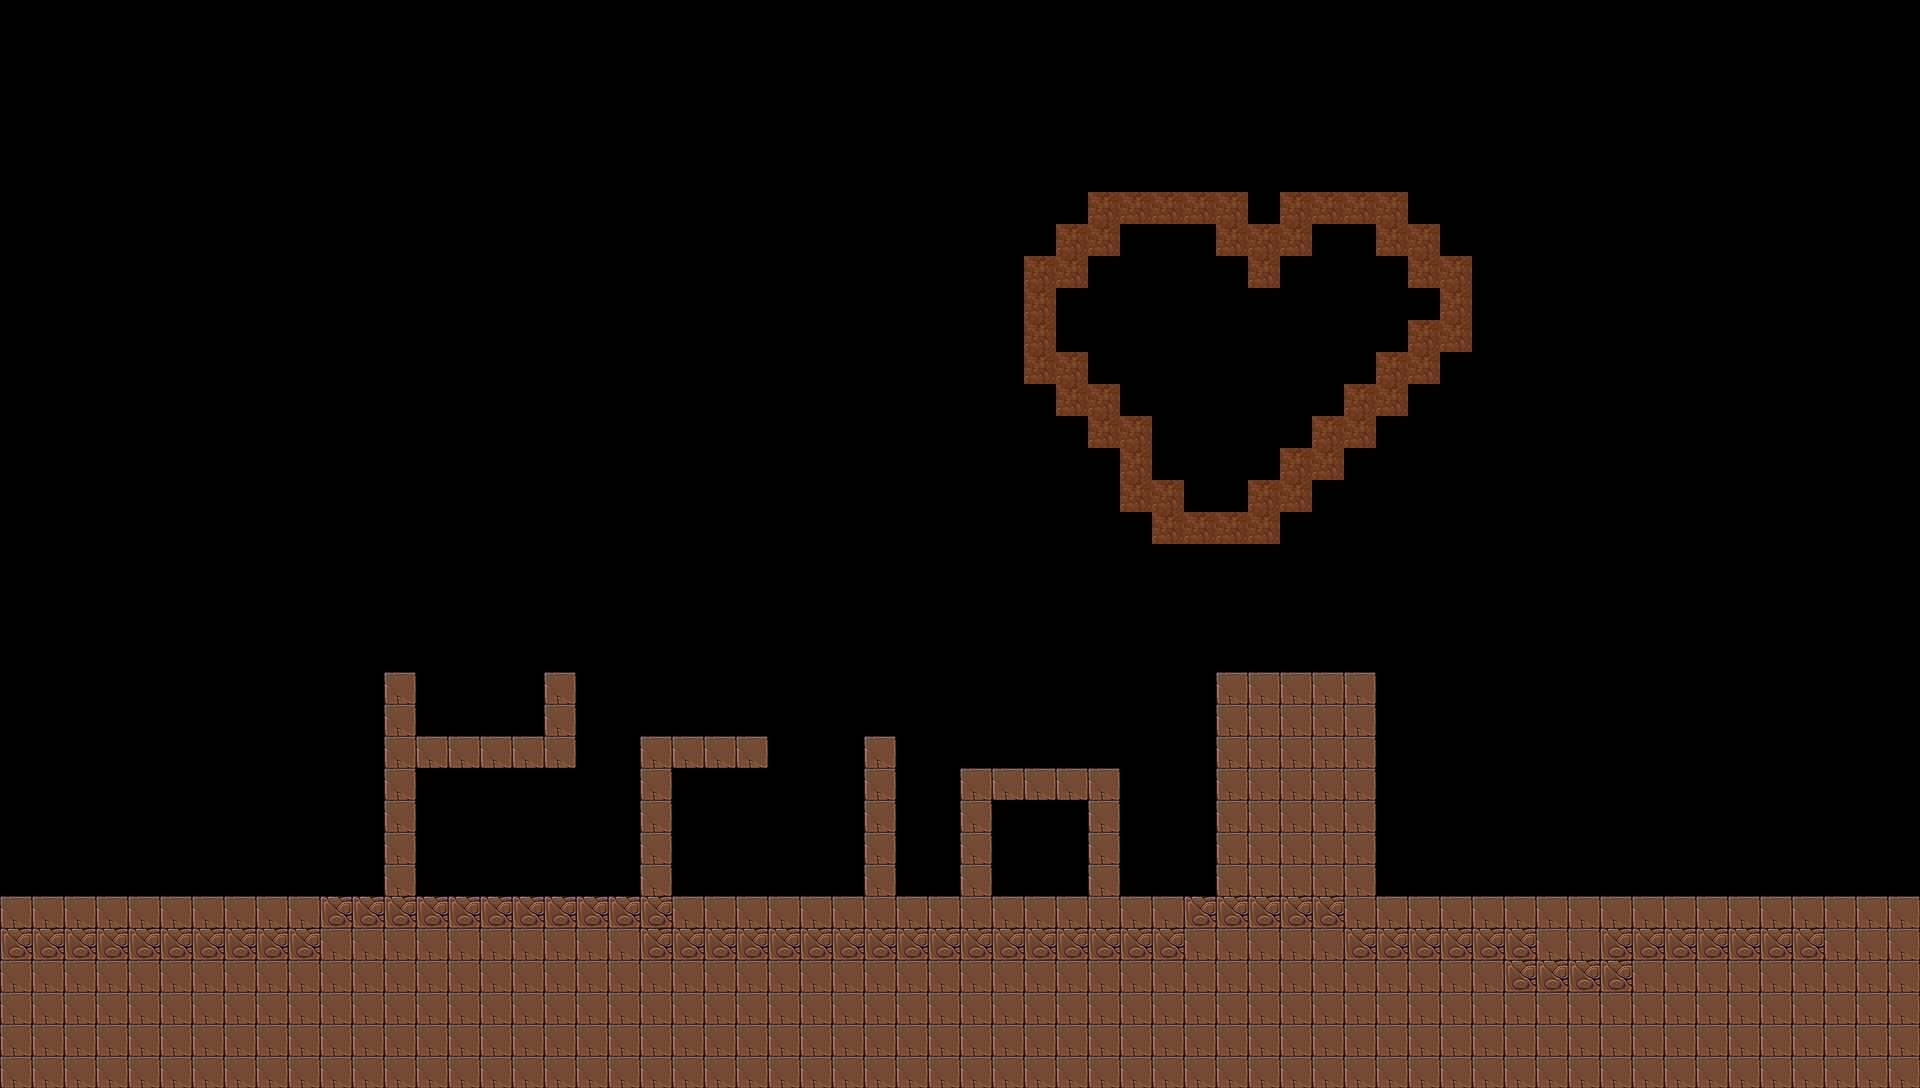

Tiled map render using the project's own tile images. Description and the whole map definition, tile-layer contents included, below:
An orthogonal 60x34 tile map with 32x32 px tiles, 1 tile layer (Tile Layer 1).

<map version="1.8" tiledversion="1.8.2" orientation="orthogonal" renderorder="right-down" width="60" height="34" tilewidth="32" tileheight="32" infinite="0" nextlayerid="2" nextobjectid="1">
 <tileset firstgid="1" source="hyptosis_tile-art-batch-1.tsx" />
 <layer id="1" name="Tile Layer 1" width="60" height="34">
  <data encoding="csv">
0,0,0,0,0,0,0,0,0,0,0,0,0,0,0,0,0,0,0,0,0,0,0,0,0,0,0,0,0,0,0,0,0,0,0,0,0,0,0,0,0,0,0,0,0,0,0,0,0,0,0,0,0,0,0,0,0,0,0,0,
0,0,0,0,0,0,0,0,0,0,0,0,0,0,0,0,0,0,0,0,0,0,0,0,0,0,0,0,0,0,0,0,0,0,0,0,0,0,0,0,0,0,0,0,0,0,0,0,0,0,0,0,0,0,0,0,0,0,0,0,
0,0,0,0,0,0,0,0,0,0,0,0,0,0,0,0,0,0,0,0,0,0,0,0,0,0,0,0,0,0,0,0,0,0,0,0,0,0,0,0,0,0,0,0,0,0,0,0,0,0,0,0,0,0,0,0,0,0,0,0,
0,0,0,0,0,0,0,0,0,0,0,0,0,0,0,0,0,0,0,0,0,0,0,0,0,0,0,0,0,0,0,0,0,0,0,0,0,0,0,0,0,0,0,0,0,0,0,0,0,0,0,0,0,0,0,0,0,0,0,0,
0,0,0,0,0,0,0,0,0,0,0,0,0,0,0,0,0,0,0,0,0,0,0,0,0,0,0,0,0,0,0,0,0,0,0,0,0,0,0,0,0,0,0,0,0,0,0,0,0,0,0,0,0,0,0,0,0,0,0,0,
0,0,0,0,0,0,0,0,0,0,0,0,0,0,0,0,0,0,0,0,0,0,0,0,0,0,0,0,0,0,0,0,0,0,0,0,0,0,0,0,0,0,0,0,0,0,0,0,0,0,0,0,0,0,0,0,0,0,0,0,
0,0,0,0,0,0,0,0,0,0,0,0,0,0,0,0,0,0,0,0,0,0,0,0,0,0,0,0,0,0,0,0,0,0,541,541,541,541,541,0,541,541,541,541,0,0,0,0,0,0,0,0,0,0,0,0,0,0,0,0,
0,0,0,0,0,0,0,0,0,0,0,0,0,0,0,0,0,0,0,0,0,0,0,0,0,0,0,0,0,0,0,0,0,541,541,0,0,0,541,541,541,0,0,541,541,0,0,0,0,0,0,0,0,0,0,0,0,0,0,0,
0,0,0,0,0,0,0,0,0,0,0,0,0,0,0,0,0,0,0,0,0,0,0,0,0,0,0,0,0,0,0,0,541,541,0,0,0,0,0,541,0,0,0,0,541,541,0,0,0,0,0,0,0,0,0,0,0,0,0,0,
0,0,0,0,0,0,0,0,0,0,0,0,0,0,0,0,0,0,0,0,0,0,0,0,0,0,0,0,0,0,0,0,541,0,0,0,0,0,0,0,0,0,0,0,0,541,0,0,0,0,0,0,0,0,0,0,0,0,0,0,
0,0,0,0,0,0,0,0,0,0,0,0,0,0,0,0,0,0,0,0,0,0,0,0,0,0,0,0,0,0,0,0,541,0,0,0,0,0,0,0,0,0,0,0,541,541,0,0,0,0,0,0,0,0,0,0,0,0,0,0,
0,0,0,0,0,0,0,0,0,0,0,0,0,0,0,0,0,0,0,0,0,0,0,0,0,0,0,0,0,0,0,0,541,541,0,0,0,0,0,0,0,0,0,541,541,0,0,0,0,0,0,0,0,0,0,0,0,0,0,0,
0,0,0,0,0,0,0,0,0,0,0,0,0,0,0,0,0,0,0,0,0,0,0,0,0,0,0,0,0,0,0,0,0,541,541,0,0,0,0,0,0,0,541,541,0,0,0,0,0,0,0,0,0,0,0,0,0,0,0,0,
0,0,0,0,0,0,0,0,0,0,0,0,0,0,0,0,0,0,0,0,0,0,0,0,0,0,0,0,0,0,0,0,0,0,541,541,0,0,0,0,0,541,541,0,0,0,0,0,0,0,0,0,0,0,0,0,0,0,0,0,
0,0,0,0,0,0,0,0,0,0,0,0,0,0,0,0,0,0,0,0,0,0,0,0,0,0,0,0,0,0,0,0,0,0,0,541,0,0,0,0,541,541,0,0,0,0,0,0,0,0,0,0,0,0,0,0,0,0,0,0,
0,0,0,0,0,0,0,0,0,0,0,0,0,0,0,0,0,0,0,0,0,0,0,0,0,0,0,0,0,0,0,0,0,0,0,541,541,0,0,541,541,0,0,0,0,0,0,0,0,0,0,0,0,0,0,0,0,0,0,0,
0,0,0,0,0,0,0,0,0,0,0,0,0,0,0,0,0,0,0,0,0,0,0,0,0,0,0,0,0,0,0,0,0,0,0,0,541,541,541,541,0,0,0,0,0,0,0,0,0,0,0,0,0,0,0,0,0,0,0,0,
0,0,0,0,0,0,0,0,0,0,0,0,0,0,0,0,0,0,0,0,0,0,0,0,0,0,0,0,0,0,0,0,0,0,0,0,0,0,0,0,0,0,0,0,0,0,0,0,0,0,0,0,0,0,0,0,0,0,0,0,
0,0,0,0,0,0,0,0,0,0,0,0,0,0,0,0,0,0,0,0,0,0,0,0,0,0,0,0,0,0,0,0,0,0,0,0,0,0,0,0,0,0,0,0,0,0,0,0,0,0,0,0,0,0,0,0,0,0,0,0,
0,0,0,0,0,0,0,0,0,0,0,0,0,0,0,0,0,0,0,0,0,0,0,0,0,0,0,0,0,0,0,0,0,0,0,0,0,0,0,0,0,0,0,0,0,0,0,0,0,0,0,0,0,0,0,0,0,0,0,0,
0,0,0,0,0,0,0,0,0,0,0,0,0,0,0,0,0,0,0,0,0,0,0,0,0,0,0,0,0,0,0,0,0,0,0,0,0,0,0,0,0,0,0,0,0,0,0,0,0,0,0,0,0,0,0,0,0,0,0,0,
0,0,0,0,0,0,0,0,0,0,0,0,211,0,0,0,0,211,0,0,0,0,0,0,0,0,0,0,0,0,0,0,0,0,0,0,0,0,211,211,211,211,211,0,0,0,0,0,0,0,0,0,0,0,0,0,0,0,0,0,
0,0,0,0,0,0,0,0,0,0,0,0,211,0,0,0,0,211,0,0,0,0,0,0,0,0,0,0,0,0,0,0,0,0,0,0,0,0,211,211,211,211,211,0,0,0,0,0,0,0,0,0,0,0,0,0,0,0,0,0,
0,0,0,0,0,0,0,0,0,0,0,0,211,211,211,211,211,211,0,0,211,211,211,211,0,0,0,211,0,0,0,0,0,0,0,0,0,0,211,211,211,211,211,0,0,0,0,0,0,0,0,0,0,0,0,0,0,0,0,0,
0,0,0,0,0,0,0,0,0,0,0,0,211,0,0,0,0,0,0,0,211,0,0,0,0,0,0,211,0,0,211,211,211,211,211,0,0,0,211,211,211,211,211,0,0,0,0,0,0,0,0,0,0,0,0,0,0,0,0,0,
0,0,0,0,0,0,0,0,0,0,0,0,211,0,0,0,0,0,0,0,211,0,0,0,0,0,0,211,0,0,211,0,0,0,211,0,0,0,211,211,211,211,211,0,0,0,0,0,0,0,0,0,0,0,0,0,0,0,0,0,
0,0,0,0,0,0,0,0,0,0,0,0,211,0,0,0,0,0,0,0,211,0,0,0,0,0,0,211,0,0,211,0,0,0,211,0,0,0,211,211,211,211,211,0,0,0,0,0,0,0,0,0,0,0,0,0,0,0,0,0,
0,0,0,0,0,0,0,0,0,0,0,0,211,0,0,0,0,0,0,0,211,0,0,0,0,0,0,211,0,0,211,0,0,0,211,0,0,0,211,211,211,211,211,0,0,0,0,0,0,0,0,0,0,0,0,0,0,0,0,0,
211,211,211,211,211,211,211,211,211,211,213,213,213,213,213,213,213,213,213,213,213,211,211,211,211,211,211,211,211,211,211,211,211,211,211,211,211,213,213,213,213,213,211,211,211,211,211,211,211,211,211,211,211,211,211,211,211,211,211,211,
213,213,213,213,213,213,213,213,213,213,211,211,211,211,211,211,211,211,211,211,213,213,213,213,213,213,213,213,213,213,213,213,213,213,213,213,213,211,211,211,211,211,213,213,213,213,213,213,211,211,213,213,213,213,213,213,213,211,211,211,
211,211,211,211,211,211,211,211,211,211,211,211,211,211,211,211,211,211,211,211,211,211,211,211,211,211,211,211,211,211,211,211,211,211,211,211,211,211,211,211,211,211,211,211,211,211,211,213,213,213,213,211,211,211,211,211,211,211,211,211,
211,211,211,211,211,211,211,211,211,211,211,211,211,211,211,211,211,211,211,211,211,211,211,211,211,211,211,211,211,211,211,211,211,211,211,211,211,211,211,211,211,211,211,211,211,211,211,211,211,211,211,211,211,211,211,211,211,211,211,211,
211,211,211,211,211,211,211,211,211,211,211,211,211,211,211,211,211,211,211,211,211,211,211,211,211,211,211,211,211,211,211,211,211,211,211,211,211,211,211,211,211,211,211,211,211,211,211,211,211,211,211,211,211,211,211,211,211,211,211,211,
211,211,211,211,211,211,211,211,211,211,211,211,211,211,211,211,211,211,211,211,211,211,211,211,211,211,211,211,211,211,211,211,211,211,211,211,211,211,211,211,211,211,211,211,211,211,211,211,211,211,211,211,211,211,211,211,211,211,211,211
</data>
 </layer>
</map>
